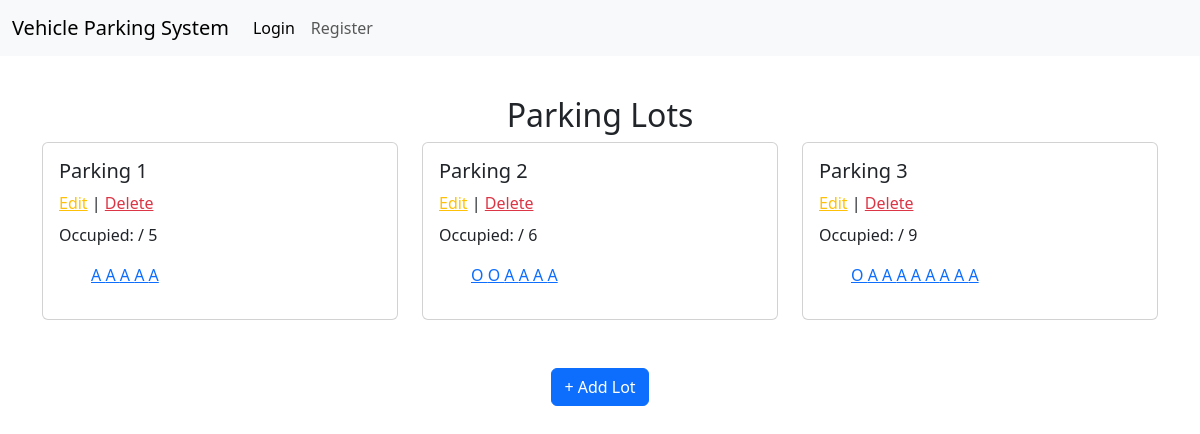
/admin_home, run on the app's committed database.
### controllers/models.py (models this page shows)
class ParkingLot(db.Model):
    id = db.Column(db.Integer, primary_key=True, autoincrement=True)
    location = db.Column(db.String(100), nullable=False)
    address = db.Column(db.String(200), nullable=False)
    pin_code = db.Column(db.String, nullable=False)
    price = db.Column(db.String, nullable=False)
    max_spots = db.Column(db.Integer, nullable=False)
    spots = db.relationship('ParkingSpot', backref='lot', cascade="all, delete-orphan")

class ParkingSpot(db.Model):
    id = db.Column(db.Integer, primary_key=True, autoincrement=True)
    lot_id = db.Column(db.Integer, db.ForeignKey('parking_lot.id'), nullable=False)
    status = db.Column(db.String(1), nullable=False, default='A')
    spot = db.Column(db.String, nullable=False)

### controllers/general_routes.py (the view)
@app.route('/admin_home', methods=['GET', 'POST'])
def admin_home():
    parking_lots = ParkingLot.query.all()
    return render_template('/admin_home.html', parking_lots=parking_lots)

### templates/admin_home.html (shortened to what this page needs)
<!DOCTYPE html>
<html lang="en">
<head>
    <link href="https://cdn.jsdelivr.net/npm/bootstrap@5.3.0/dist/css/bootstrap.min.css" rel="stylesheet">
</head>
{% extends 'index.html' %}
    {% block content %}
<body>
    <div class="container mt-2">
        <h2 class="text-center">Parking Lots</h2>
        <div class="row">
            {% for lot in parking_lots %}
                <div class="col-md-4 mb-4">
                    <div class="card">
                        <div class="card-body">
                            <h5>Parking {{ lot.id }}</h5>
                            <a class="text-warning" href="{{url_for('edit_parking',parking_lot_id=lot.id) }}">Edit</a> |
                            <a href="{{url_for('delete_parking',parking_lot_id=lot.id)}}" class="text-danger">Delete</a>
                            <p class="mt-2">Occupied: {{ lot.occupied }} / {{ lot.max_spots }}</p>
                            <div class="row">
                                <div class="d-d-flex flex-wrap">
                                    <ul>
                                        {% for spot in lot.spots %}
                                            <a href>{{'A' if spot.status == 'A' else 'O' }}   </a>
                                        {% endfor %}
                                    </ul>
                                </div>
                            </div>
                        </div>
                    </div>
                </div>
            {% endfor %}
        </div>
        <div class="text-center mt-4">
            <button class="btn btn-primary" onclick="window.location.href='/add_new_parking'" >+ Add Lot</button>
        </div>
    </div>
    {%endblock%}

### data on the page
ParkingLot: id "1", max_spots "5"
ParkingSpot: status "A"
ParkingSpot: status "A"
ParkingSpot: status "A"
ParkingSpot: status "A"
ParkingSpot: status "A"
ParkingLot: id "2", max_spots "6"
ParkingSpot: status "O"
ParkingSpot: status "O"
ParkingSpot: status "A"
ParkingSpot: status "A"
ParkingSpot: status "A"
ParkingSpot: status "A"
ParkingLot: id "3", max_spots "9"
ParkingSpot: status "O"
ParkingSpot: status "A"
ParkingSpot: status "A"
ParkingSpot: status "A"
ParkingSpot: status "A"
ParkingSpot: status "A"
ParkingSpot: status "A"
ParkingSpot: status "A"
ParkingSpot: status "A"
